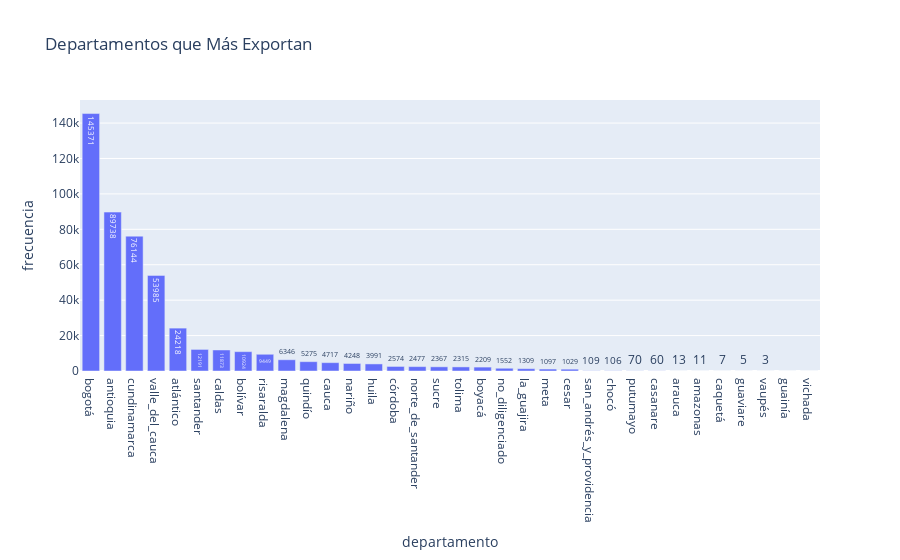

Write notebook code for a chart like this one.
### Markdown cell above
En esta gráfica podemos observar un crecimiento lineal con respecto a la cantidad de exportaciones de productos agrícolas que se han realizado desde los años 2019 a 2023

### Code cell
# departamentos que mas exportan
top_departamentos = data['departamento'].value_counts().reset_index()
top_departamentos.columns = ['departamento', 'frecuencia']

fig = px.bar(
    top_departamentos,
    x='departamento',
    y='frecuencia',
    title='Departamentos que Más Exportan',
    text='frecuencia'
)

fig.update_layout(showlegend=False, height=600)
fig.show()

### Figure 1 — Plotly figure (JSON) as saved in the notebook; plotly's stock layout.template omitted (floating-point values rounded to 4 significant figures)
{"data": [{"alignmentgroup": "True", "hovertemplate": "departamento=%{x}<br>frecuencia=%{text}<extra></extra>", "legendgroup": "", "marker": {"color": "#636efa", "pattern": {"shape": ""}}, "name": "", "offsetgroup": "", "orientation": "v", "showlegend": false, "text": [145371, 89738, 76144, 53985, 24218, 12191, 11873, 10924, 9449, 6346, 5275, 4717, 4248, 3991, 2574, 2477, 2367, 2315, 2209, 1552, 1309, 1097, 1029, 109, 106, 70, 60, 13, 11, 7, 5, 3, 1, 1], "textposition": "auto", "type": "bar", "x": ["bogotá", "antioquia", "cundinamarca", "valle_del_cauca", "atlántico", "santander", "caldas", "bolívar", "risaralda", "magdalena", "quindío", "cauca", "nariño", "huila", "córdoba", "norte_de_santander", "sucre", "tolima", "boyacá", "no_diligenciado", "la_guajira", "meta", "cesar", "san_andrés_y_providencia", "chocó", "putumayo", "casanare", "arauca", "amazonas", "caquetá", "guaviare", "vaupés", "guainía", "vichada"], "xaxis": "x", "y": [145371, 89738, 76144, 53985, 24218, 12191, 11873, 10924, 9449, 6346, 5275, 4717, 4248, 3991, 2574, 2477, 2367, 2315, 2209, 1552, 1309, 1097, 1029, 109, 106, 70, 60, 13, 11, 7, 5, 3, 1, 1], "yaxis": "y"}], "layout": {"autosize": true, "barmode": "relative", "legend": {"tracegroupgap": 0}, "showlegend": false, "title": {"text": "Departamentos que Más Exportan"}, "xaxis": {"anchor": "y", "autorange": true, "domain": [0, 1], "range": [-0.5, 33.5], "title": {"text": "departamento"}, "type": "category"}, "yaxis": {"anchor": "x", "autorange": true, "domain": [0, 1], "range": [0, 153000.0], "title": {"text": "frecuencia"}, "type": "linear"}}}
